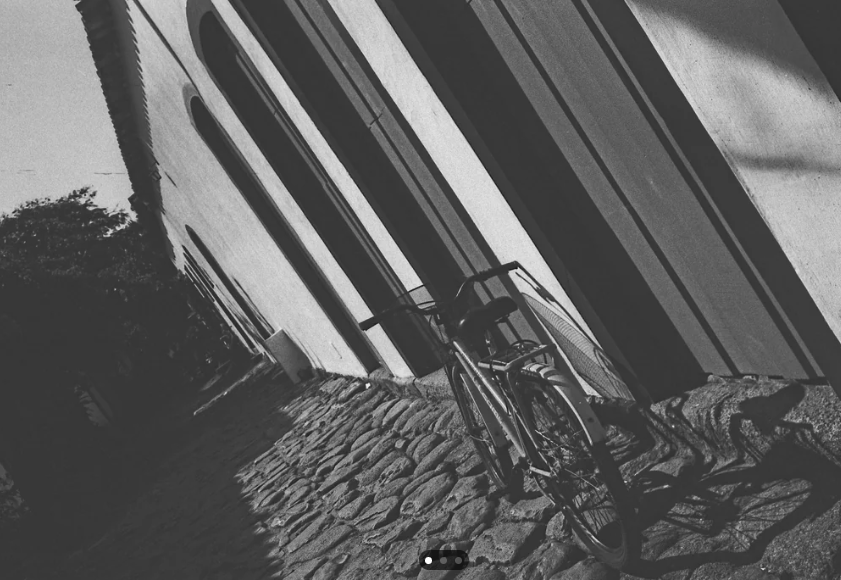
#> input picture управление/temp/n_k.png, 841 x 580 px
$ python 6_4_3.py
#> lines starting #> are read from the running program, lines starting #| are printed output that depends on the picture; after the words box and inside, x2 and y2 are one past the last pixel; in counts of white or black regions, pixels touching at a corner belong together
import cv2
import numpy as np
import matplotlib.pyplot as plt
from scipy.special import comb

def zernike_moment(img, n, m, radius=20):
    """Вычисление момента Зернике порядка n и повторения m"""
    if m > n or (n - m) % 2 != 0:
        return 0

    # Создание сетки координат
    y, x = np.ogrid[-radius:radius+1, -radius:radius+1]
    rho = np.sqrt(x**2 + y**2) / radius
    theta = np.arctan2(y, x)

    # Маска круга
    mask = rho <= 1

    # Радиальный полином Зернике
    R = 0
    for k in range((n - m) // 2 + 1):
        R += ((-1)**k * comb(n - k, k) * comb(n - 2*k, (n - m)//2 - k) *
              rho**(n - 2*k))

    # Базисная функция Зернике
    V = R * np.exp(1j * m * theta)

    # Вычисление момента
    roi = cv2.resize(img, (2*radius+1, 2*radius+1))
    moment = np.sum(roi * V * mask)

    # Нормализация
    moment = moment * (n + 1) / np.pi

    return abs(moment)

# Загрузка изображения
img = cv2.imread('n_k.png')
#> img is the input picture: shape (580, 841, 3); mean B, G, R 95.8, 95.8, 95.8
if img is None:
    # Создаем тестовое изображение
    img = np.ones((400, 600, 3), dtype=np.uint8) * 255
    cv2.rectangle(img, (50, 50), (150, 150), (0, 0, 0), 2)    # квадрат
    cv2.circle(img, (250, 100), 50, (0, 0, 0), 2)             # круг
    cv2.rectangle(img, (350, 50), (500, 150), (0, 0, 0), 2)   # прямоугольник
    pts = np.array([[100, 250], [200, 250], [150, 350]], np.int32)
    cv2.polylines(img, [pts], True, (0, 0, 0), 2)              # треугольник

# Конвертация в gray и бинаризация
gray = cv2.cvtColor(img, cv2.COLOR_BGR2GRAY)
_, binary = cv2.threshold(gray, 127, 255, cv2.THRESH_BINARY)
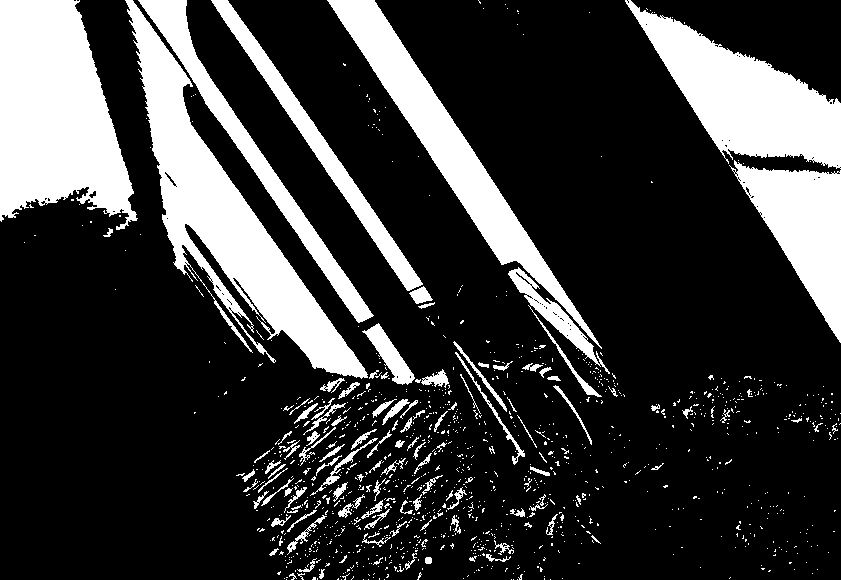
#> binary: shape (580, 841); 22.6% white; 1174 white regions (1050 under 20 px)

# Поиск контуров
contours, _ = cv2.findContours(binary, cv2.RETR_EXTERNAL, cv2.CHAIN_APPROX_SIMPLE)
#> contours = 1174 contours, 1092 with area under 20; largest, box (x1, y1, x2, y2) and area: (0, 0, 138, 230) 21554, (125, 0, 368, 379) 21540, (625, 0, 841, 169) 15240, (327, 0, 602, 349) 12945, (729, 160, 841, 343) 9244

img_result = img.copy()

print("МОМЕНТЫ ЗЕРНИКЕ (первые 4 порядка):")
print("-" * 50)

# Анализ каждого контура
for i, contour in enumerate(contours):
    if cv2.contourArea(contour) < 100:
        continue

    # Создаем маску для контура
    mask = np.zeros(gray.shape, dtype=np.uint8)
    cv2.drawContours(mask, [contour], -1, 255, -1)

    # Вычисляем моменты Зернике разных порядков
    z00 = zernike_moment(mask, 0, 0)  # порядок 0 (площадь)
    z11 = zernike_moment(mask, 1, 1)  # порядок 1 (центр масс)
    z20 = zernike_moment(mask, 2, 0)  # порядок 2,0 (вытянутость)
    z22 = zernike_moment(mask, 2, 2)  # порядок 2,2 (ориентация)
    z31 = zernike_moment(mask, 3, 1)  # порядок 3 (асимметрия)

    # Определение формы по моментам (упрощенная эвристика)
    if z20 < 0.01:  # маленькая вытянутость
        shape = "Круг"
    elif z22 > 0.5:  # сильная квадратичная компонента
        x, y, w, h = cv2.boundingRect(contour)
        if 0.9 <= w/h <= 1.1:
            shape = "Квадрат"
        else:
            shape = "Прямоугольник"
    else:
        shape = "Многоугольник"

    # Рисуем результат
    x, y, w, h = cv2.boundingRect(contour)
    cv2.drawContours(img_result, [contour], -1, (255, 0, 0), 2)
    cv2.putText(img_result, shape, (x, y-10),
                cv2.FONT_HERSHEY_SIMPLEX, 0.6, (0, 0, 255), 2)

    # Вывод моментов
    print(f"\nКонтур {i+1} - {shape}:")
    print(f"  Z20 (вытянутость): {z20:.4f}")
    print(f"  Z22 (квадратичность): {z22:.4f}")
    print(f"  Z31 (асимметрия): {z31:.4f}")
#> this loop made 1174 passes
#> (z00, z11, z20, z22, z31) on passes 464, 912, 995, 1046, 1078, 1088, 1095, 1101, 1112, 1130, 1168, 1170: (55.07, 84.24, 28.08, 96.64, 41.28), (81.17, 65.44, 164.4, 39.57, 198), (7.96, 10.19, 4.3, 9.79, 15.69), (81.17, 49.37, 198.5, 22.52, 170.1), (81.17, 43.71, 208.2, 17.65, 155.8), (134, 107.8, 269.6, 66.2, 320.8), (324.7, 154, 857.1, 55.38, 556.7), (81.17, 86.28, 105.9, 68.79, 198.9), (488.3, 317.8, 1124.4, 156.3, 1029.3), (1637.4, 3055.1, 3820.7, 4196.2, 4119.2), (1191.1, 2271.8, 3023.4, 3209.5, 3526.6), (3514.5, 3478.6, 3383.6, 3092.4, 4531.6)
#> (z00, z11, z20, z22, z31, shape) on passes 343, 708, 885, 1109: (0, 0, 0, 0, 0, 'Круг'), (0, 0, 0, 0, 0, 'Круг'), (0, 0, 0, 0, 0, 'Круг'), (81.17, 0, 243.5, 0, 0, 'Многоугольник')
#> (printed output is left out)
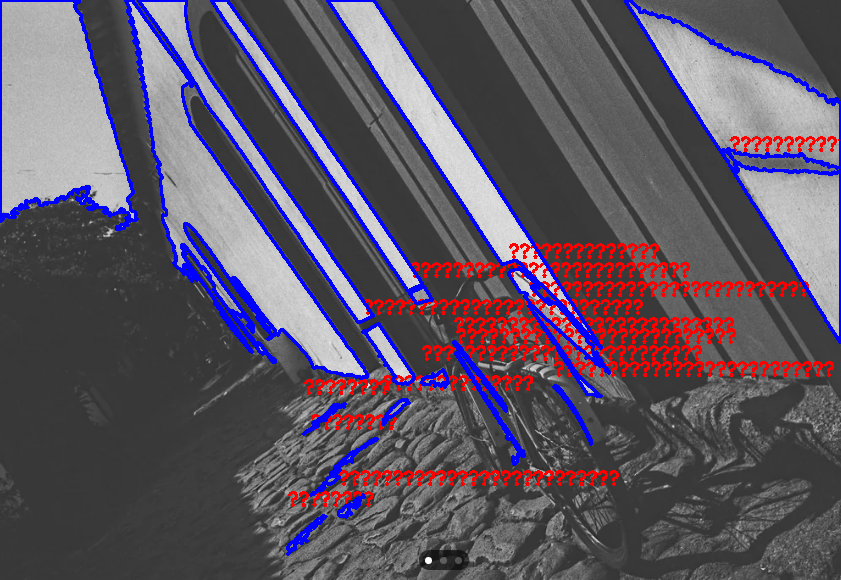
#> img_result: shape (580, 841, 3); 9.31% of pixels changed, all inside (x1, y1, x2, y2) = (0, 0, 841, 556)
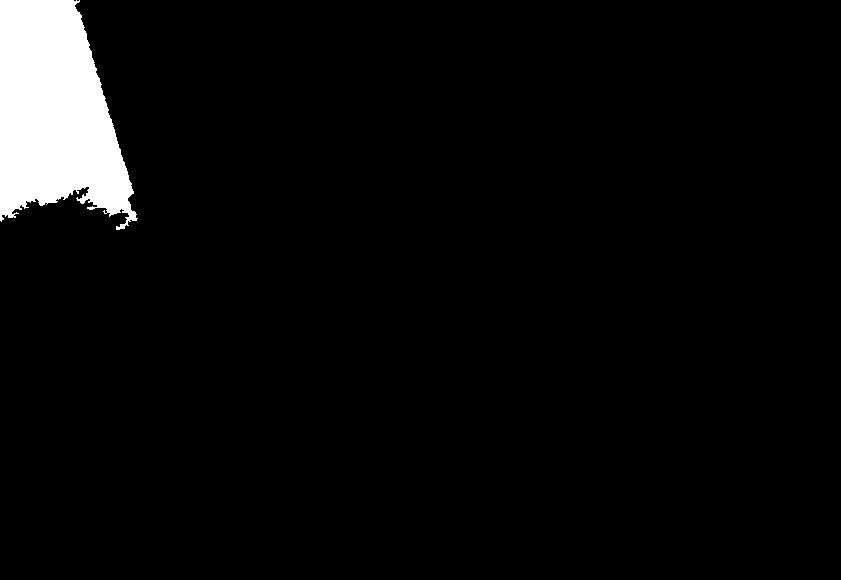
#> mask: shape (580, 841); 4.5% white; 1 white region, box (x1, y1, x2, y2) and area: (0, 0, 138, 230) 21998

# Отображение
plt.figure(figsize=(12, 5))
plt.subplot(121); plt.imshow(cv2.cvtColor(img, cv2.COLOR_BGR2RGB)); plt.title('Оригинал')
plt.subplot(122); plt.imshow(cv2.cvtColor(img_result, cv2.COLOR_BGR2RGB)); plt.title('Распознавание по Зернике')
plt.show()
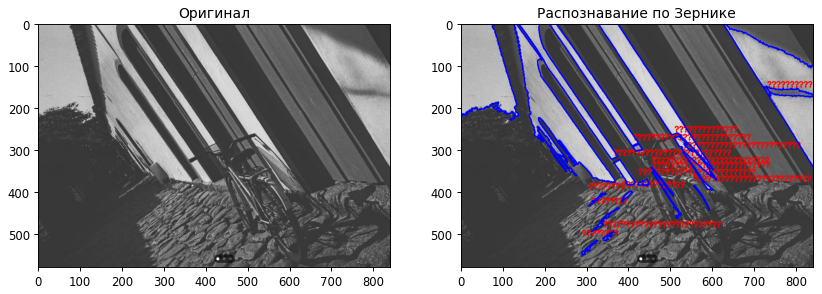
#> figure drawn by matplotlib, 2 panels

$ run again, with управление/temp/6_3_1.jpg saved as управление/temp/n_k.png
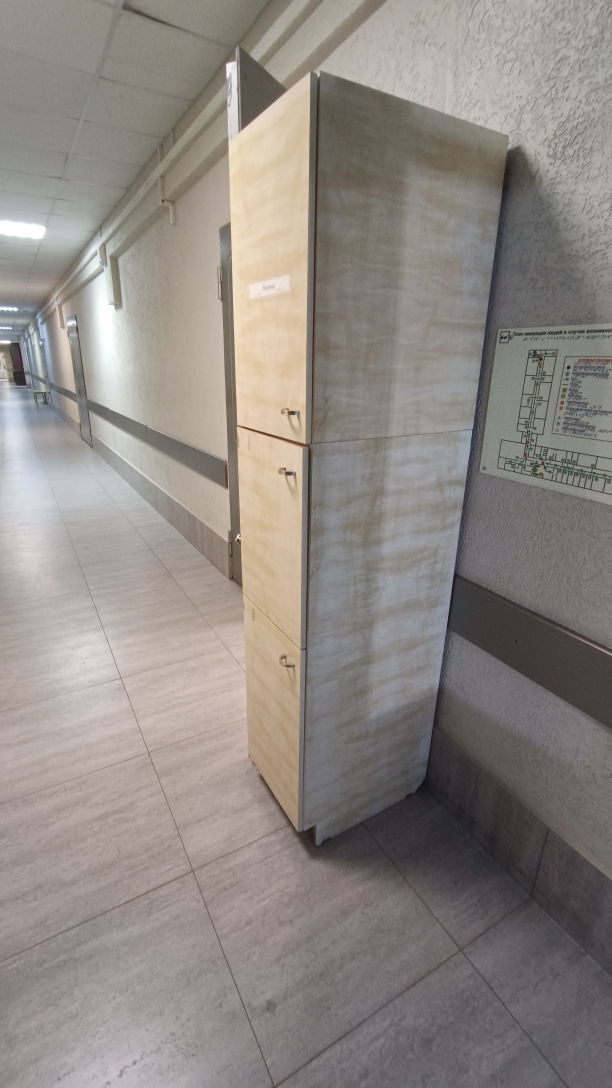
#> input picture управление/temp/6_3_1.jpg, 1836 x 3264 px (shown at 1/3 size)
#> img is the input picture: shape (3264, 1836, 3); mean B, G, R 131.4, 136.4, 142.7
#> `_, binary = cv2.threshold(gray, 127, 255, cv2.THRESH_BINARY)`:
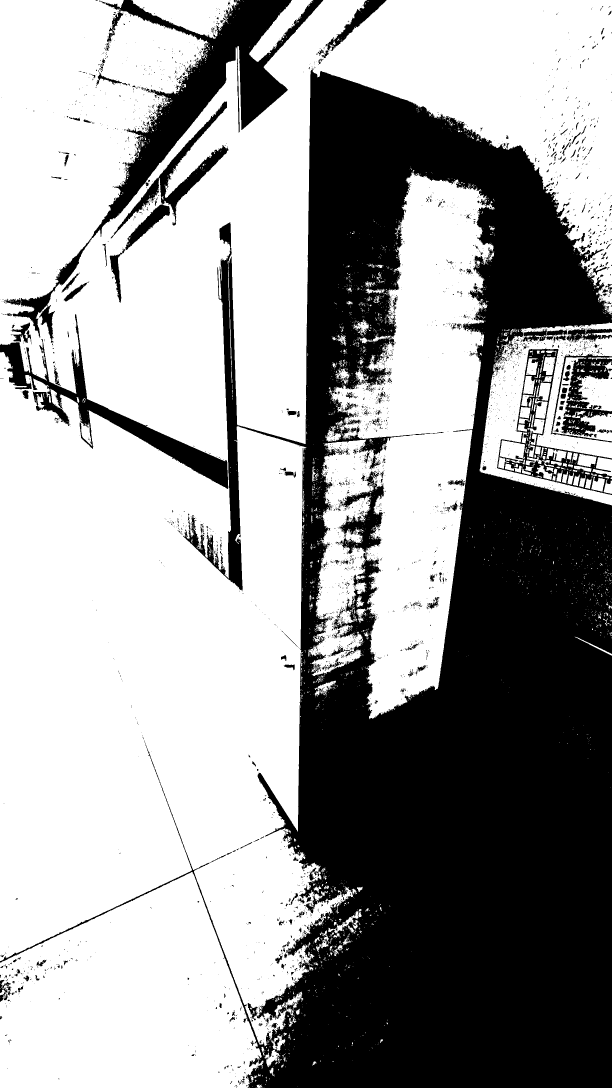
#> binary: shape (3264, 1836) (shown at 1/3 size); 61.8% white; 4224 black regions (3850 under 20 px)
#> contours = 3404 contours, 3212 with area under 20; largest, box (x1, y1, x2, y2) and area: (0, 0, 1836, 3139) 2713726, (925, 517, 1485, 2158) 490990, (0, 2616, 791, 3264) 367517, (1439, 967, 1836, 1516) 73109, (394, 0, 710, 116) 20158
#> the loop `for i, contour in enumerate(contours):` made 3404 passes
#> (z00, z11, z20, z22, z31, shape) on pass 30: (0, 0, 0, 0, 0, 'Круг')
#> (printed output is left out)
#> `plt.show()`:
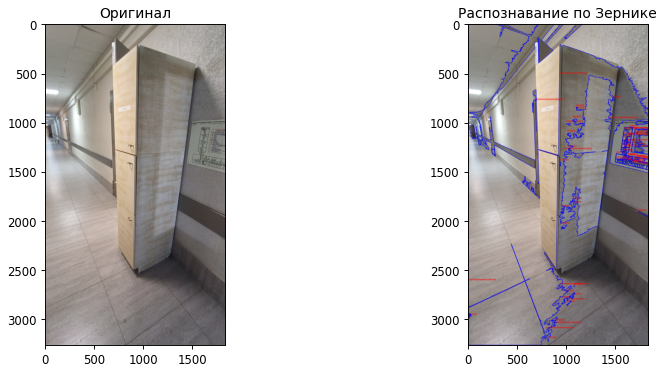
#> figure drawn by matplotlib, 2 panels
